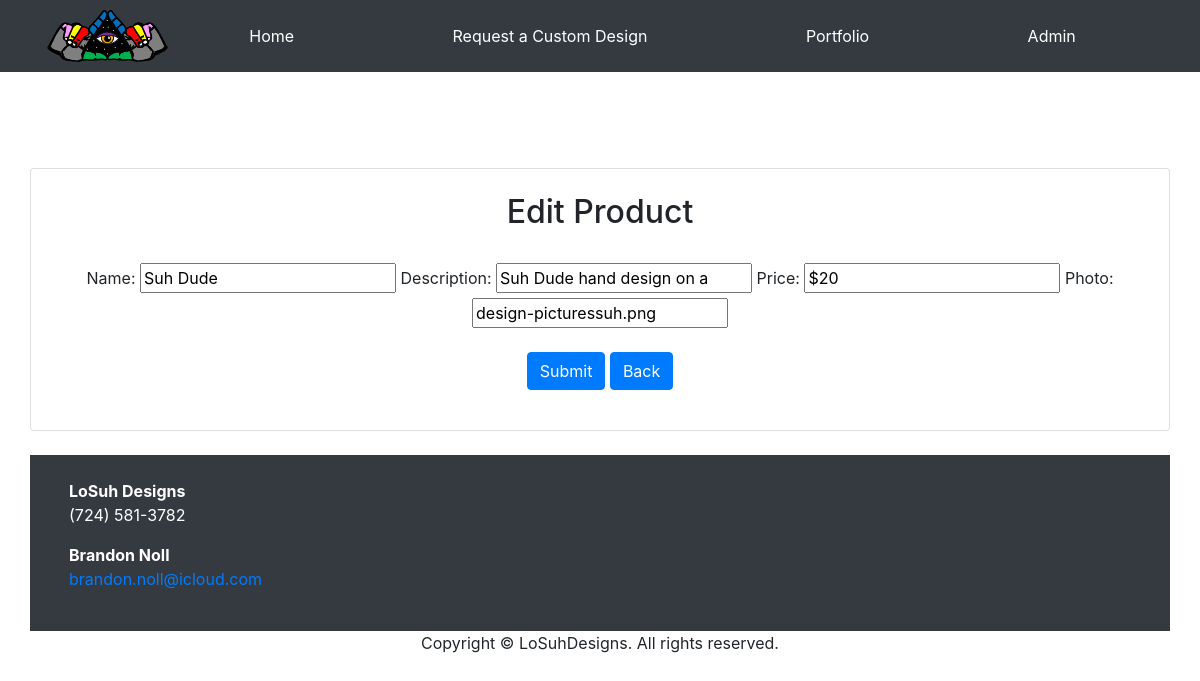
Page /adminEdit.php?id=2 on the committed database.
### tables this page shows
CREATE TABLE `items` (
  `id` int(200) NOT NULL,
  `name` varchar(24) NOT NULL,
  `description` varchar(200) NOT NULL,
  `photo` varchar(200) DEFAULT NULL,
  `price` varchar(3) NOT NULL
);

### adminEdit.php (the view, shortened to what this page needs)
<?php require "bootstrapStyleSheet.php"; ?>
<?php require 'header.php'; ?>
<?php
	include('adminConn.php');
	$id=$_GET['id'];
	$query=mysqli_query($conn,"select * from `items` where id='$id'");
	$row=mysqli_fetch_array($query);
?>
<div class="container">
    <div class="row text-center">
        <div class="mx-auto">
            <div class="card text-center">
                <div class="container">
                    <div class="row text-center">
                        <br/>
							<div>
								<h2>Edit Product</h2>
								<br/>
								<form method="POST" action="adminUpdate.php?id=<?php echo $id; ?>">
									<label>Name:</label>
									<input type="text" value="<?php echo $row['name']; ?>" name="name">
									<label>Description:</label>
									<input type="text" value="<?php echo $row['description']; ?>" name="description">
									<label>Price:</label>
									<input type="text" value="<?php echo $row['price']; ?>" name="price">
									<label>Photo:</label>
									<input type="text" value="<?php echo $row['photo']; ?>" name="photo">
									<br/>
									<br/>
									<input type="submit" class="btn btn-primary" name="submit">
									<a href="adminIndex.php" class="btn btn-primary">Back</a>
								</form>
							</div>
                        <br/>
                    </div>
                </div>
            </div>
        </div>
    </div>
</div>
<?php require 'footer.php'; ?>

### rows in the picture
items: name "Suh Dude", price "$20", photo "design-picturessuh.png"
